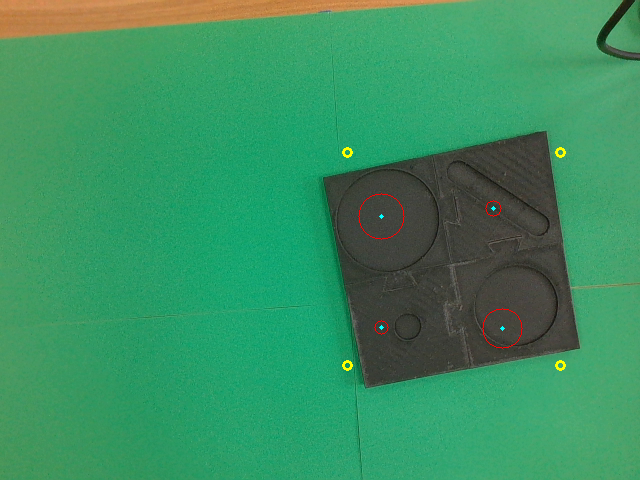
#> input picture ai_测试工具/工位帧/原图/pocketcheck_sample.png, 640 x 480 px, given in place of the camera
$ python live_preview.py
#> lines starting #> are read from the running program, lines starting #| are printed output that depends on the picture; after the words box and inside, x2 and y2 are one past the last pixel; in counts of white or black regions, pixels touching at a corner belong together
### assembly_vision/assemvision/config.py
# -*- coding: utf-8 -*-
"""配置加载：YAML 优先，没装 PyYAML 时自动退回 JSON（同名 .json）。

用法：
    cfg = load_config("config/camera.yaml")
    cfg.get("capture.fourcc")            # -> 'MJPG'
    cfg.get("ui.panel_ratio", 0.2)       # 带默认值
"""
from __future__ import annotations

import json
import os
from typing import Any, Dict, Optional

_UNSET = object()


class Config:
    """给嵌套 dict 加一点便利访问，不改变原始结构。"""

    def __init__(self, data: Optional[Dict[str, Any]] = None, path: str = "") -> None:
        self.data: Dict[str, Any] = data or {}
        self.path = path

    # ---------- 读取 ----------
    def get(self, dotted: str, default: Any = _UNSET) -> Any:
        cur: Any = self.data
        for key in dotted.split("."):
            if isinstance(cur, dict) and key in cur:
                cur = cur[key]
            else:
                if default is _UNSET:
                    raise KeyError("配置项不存在: %s（文件 %s）" % (dotted, self.path))
                return default
        return cur

    def __getitem__(self, dotted: str) -> Any:
        return self.get(dotted)

    # [18 lines left out: functions __contains__, set, not called in this run]

    def update(self, other: "Config") -> None:
        _deep_update(self.data, other.data)

    # [14 lines left out: function save, not called in this run]

    def __repr__(self) -> str:
        return "Config(%s)" % (self.path or "<inline>")


def _import_yaml():
    try:
        import yaml  # type: ignore
        return yaml
    except ImportError:
        return None


# [6 lines left out: function _deep_update, not called in this run]


def load_config(path: str, required: bool = True) -> Config:
    """加载配置。.yaml 需要 PyYAML；没有就尝试同目录同名 .json。"""
    if not os.path.exists(path):
        alt = os.path.splitext(path)[0] + ".json"
        if os.path.exists(alt):
            path = alt
        elif required:
            raise FileNotFoundError("配置文件不存在: %s（也没有 %s）" % (path, alt))
        else:
            return Config({}, path)

    if path.lower().endswith((".yaml", ".yml")):
        yaml = _import_yaml()
        if yaml is None:
            alt = os.path.splitext(path)[0] + ".json"
            if os.path.exists(alt):
                with open(alt, "r", encoding="utf-8") as f:
                    return Config(json.load(f), alt)
            raise ImportError(
                "读取 %s 需要 PyYAML。请执行：pip install PyYAML\n"
                "或者把配置改成同名 .json 文件。" % path)
        with open(path, "r", encoding="utf-8") as f:
            data = yaml.safe_load(f) or {}
    else:
        with open(path, "r", encoding="utf-8") as f:
            data = json.load(f)

    return Config(data, path)


# [7 lines left out: function merge, not called in this run]

### assembly_vision/assemvision/sources/uvc_stereo.py
# -*- coding: utf-8 -*-
"""真实双目相机（HBV-1714-2 S2.0）—— 输出单路 UVC 拼接图，用 cv2.VideoCapture 读。

三种采集方式预留说明（config/camera.yaml 的 capture.decoder）：
  full      先用这个：全尺寸 MJPG 解码，Pi 4B 约 15-25 ms/帧，分线程后不影响 30fps
  reduced2  TODO 需要从 V4L2 取裸 MJPEG 再用 cv2.imdecode(..., IMREAD_REDUCED_COLOR_2)
            解码开销只有全解的一半左右，且同一份裸流可解出两种分辨率。
            实现要点：用 fcntl.ioctl + VIDIOC_DQBUF 取 mmap 缓冲区，属底层操作，
            等整机跑通后再补。接口已经留好（_open_raw / _read_raw）。
"""
from __future__ import annotations

import os
import subprocess
import sys
from typing import Optional

import cv2
import numpy as np

from ..config import Config
from ..types import Frame
from .base import CameraSource, split_stereo

# 后端名 -> OpenCV 常量。★ 这是 Windows 上能不能出图的关键：
#   V4L2 是 Linux 专用接口，在 Windows 上 VideoCapture(0, CAP_V4L2) 必然 isOpened()=False。
#   实测（本机 OpenCV 4.12）：CAP_V4L2 -> False，CAP_DSHOW -> True。
_BACKENDS = {
    "v4l2": "CAP_V4L2",         # Linux
    "dshow": "CAP_DSHOW",       # Windows（DirectShow，本项目实测必须用这个）
    "msmf": "CAP_MSMF",         # Windows Media Foundation
    "any": "CAP_ANY",
}


def resolve_backend(name: str) -> int:
    """把配置里的后端名解析成 OpenCV 常量。"""
    key = str(name or "any").strip().lower()
    attr = _BACKENDS.get(key)
    if attr is None or not hasattr(cv2, attr):
        return cv2.CAP_ANY
    return int(getattr(cv2, attr))


def default_backend_name() -> str:
    """按当前平台给出合适的默认后端名。"""
    return "v4l2" if sys.platform.startswith("linux") else "dshow"


class UvcStereoSource(CameraSource):
    # [75 lines left out: functions __init__, _backend_name, open, read, close, not called in this run]

    @property
    def name(self) -> str:
        return "UvcStereoSource(device=%s)" % self.cfg.get("device", 0)

    # ── 开机自检：锁定相机控件 ────────────────────────────────
    # [33 lines left out: functions apply_locked_controls, _apply_controls_v4l2, not called in this run]

    # yaml 里的控件名 -> OpenCV 属性。None 表示 OpenCV 没有对应属性，只能提示手工设。
    _CTRL_TO_PROP = {
        "auto_exposure": ("CAP_PROP_AUTO_EXPOSURE", {1: 0.25, 0: 0.75}),
        "exposure_absolute": ("CAP_PROP_EXPOSURE", None),
        "gain": ("CAP_PROP_GAIN", None),
        "white_balance_automatic": ("CAP_PROP_AUTO_WB", {0: 0.0, 1: 1.0}),
        "white_balance_temperature": ("CAP_PROP_WB_TEMPERATURE", None),
    }

    # [59 lines left out: functions _apply_controls_opencv, _open_raw, not called in this run]

    def _read_raw(self) -> bytes:
        raise NotImplementedError

### assembly_vision/tools/live_preview.py
# -*- coding: utf-8 -*-
"""相机实时预览 —— 排查"打不开 / 没有画面 / 帧率异常"的第一件工具。

它只做一件事：打开相机，把画面显示出来，并在画面上实时打印
实际分辨率与实测帧率。用来快速回答：
    * 画面到底有没有？（"没有画面"最常见的原因是帧率太低，窗口空白）
    * 实测帧率是多少？（驱动回报的 CAP_PROP_FPS 经常是假的，必须实测）
    * 左右眼拼接对不对？（画面上画一条中缝线）

用法
    python tools/live_preview.py                    # 用 camera.yaml 的配置
    python tools/live_preview.py --mode 1280x720    # 强制某个拼接图分辨率
    python tools/live_preview.py --raw              # 显示不拆分的原始拼接图
    python tools/live_preview.py --save one.png     # 按 s 保存当前帧到指定文件

窗口按键：s = 保存一帧，r = 重置帧率统计，q / ESC = 退出
"""
from __future__ import annotations

import argparse
import os
import sys
import time

import cv2
import numpy as np

HERE = os.path.dirname(os.path.abspath(__file__))
ROOT = os.path.dirname(HERE)
sys.path.insert(0, ROOT)

from assemvision.imgio import imwrite_safe                       # noqa: E402
from assemvision.sources.base import split_stereo                # noqa: E402
from assemvision.sources.uvc_stereo import (default_backend_name,  # noqa: E402
                                            resolve_backend)


def main() -> int:
    ap = argparse.ArgumentParser("live_preview")
    ap.add_argument("--device", default=0)
    ap.add_argument("--backend", default="")
    ap.add_argument("--fourcc", default="MJPG")
    ap.add_argument("--mode", default="", help="拼接图分辨率，如 1280x720；默认读 camera.yaml")
    ap.add_argument("--fps", type=float, default=30.0)
    ap.add_argument("--raw", action="store_true", help="显示未拆分的原始拼接图")
    ap.add_argument("--save", default="preview.png")
    # ── 曝光与白平衡（★ 调阈值的先决条件）──────────────────────
    # 不锁死这两项，HSV 阈值会随光照漂移；而且相机默认的自动曝光
    # 在"桌面大面积白纸"这种场景下会严重过曝（实测灰度均值 245、66% 像素顶到 255）。
    ap.add_argument("--exposure", type=float, default=None,
                    help="手动曝光值（负数越小越暗）。不给=不改动")
    ap.add_argument("--gain", type=float, default=None, help="增益")
    ap.add_argument("--wb", type=float, default=None, help="白平衡色温 K")
    ap.add_argument("--no-auto", action="store_true",
                    help="关闭自动曝光与自动白平衡（建议开启）")
    # ★ 色彩补偿：本机实测相机的红通道偏弱（白参考 R/B≈0.74），画面偏青蓝。
    #   驱动拒绝了 WB_TEMPERATURE / AUTO_WB，改不动 ISP，只能在软件层补。
    #   1.0 = 不补；建议从 1.2 试起，边看边调，以"白纸看不出青"为准。
    ap.add_argument("--rgain", type=float, default=1.0, help="红通道增益（默认 1.0 不补）")
    ap.add_argument("--bgain", type=float, default=1.0, help="蓝通道增益（默认 1.0 不补）")
    args = ap.parse_args()

    # 默认从 camera.yaml 读分辨率与拼接方式，保持与正式运行一致
    w = h = 0
    cap_mode, left_index = "side_by_side", 0
    try:
        from assemvision.config import load_config
        cam = load_config(os.path.join(ROOT, "config", "camera.yaml"))
        w = int(cam.get("capture.width", 1280))
        h = int(cam.get("capture.height", 720))
        cap_mode = str(cam.get("capture.mode", "side_by_side"))
        left_index = int(cam.get("capture.left_index", 0))
    except Exception as e:                                     # noqa: BLE001
        print("[preview] 读 camera.yaml 失败（用默认 1280x720）:", e)
        w, h = 1280, 720
    if args.mode:
        try:
            w, h = (int(v) for v in args.mode.lower().replace("*", "x").split("x"))
        except Exception:                                      # noqa: BLE001
            print("--mode 格式不对，应为 1280x720")
            return 1

    backend_name = args.backend or default_backend_name()
    dev = int(args.device) if str(args.device).isdigit() else args.device

    print("=" * 70)
    print(" 打开相机: device=%r 后端=%s  FOURCC=%s  请求 %dx%d @%.0ffps"
          % (dev, backend_name, args.fourcc, w, h, args.fps))
    print("=" * 70)

    cap = cv2.VideoCapture(dev, resolve_backend(backend_name))
    if not cap.isOpened():
        print("★ 打不开相机。检查：")
        print("   1) 是否被其它程序占用（浏览器、会议软件、Windows 相机 App、其它 Python）")
        print("   2) 拔插一次 USB；换一个 USB 口（优先主板后置口，不要用 HUB）")
        print("   3) 线材是否插紧（这类相机松动会导致协商降到很低的速率）")
        return 1
    cap.set(cv2.CAP_PROP_FOURCC, cv2.VideoWriter_fourcc(*args.fourcc))
    cap.set(cv2.CAP_PROP_FRAME_WIDTH, w)
    cap.set(cv2.CAP_PROP_FRAME_HEIGHT, h)
    cap.set(cv2.CAP_PROP_FPS, args.fps)
    try:
        cap.set(cv2.CAP_PROP_BUFFERSIZE, 1)
    except Exception:                                          # noqa: BLE001
        pass
    time.sleep(0.6)

    # ── 曝光与白平衡 ───────────────────────────────────────────
    # ★ 为什么必须做：相机默认自动曝光在"桌面大面积白纸"下会严重过曝
    #   （实测灰度均值 245、66% 像素顶到 255、B/G 通道 97% 饱和，画面信息基本丢光）。
    #   而且 HSV 阈值全靠光照稳定，自动曝光/白平衡一动阈值就白标了。
    auto_exp = None
    if args.no_auto:
        try:
            if hasattr(cv2, "CAP_PROP_AUTO_EXPOSURE"):
                cap.set(cv2.CAP_PROP_AUTO_EXPOSURE, 0.25)   # 0.25=手动（DSHOW 约定）
            if hasattr(cv2, "CAP_PROP_AUTO_WB"):
                cap.set(cv2.CAP_PROP_AUTO_WB, 0.0)
        except Exception:                                      # noqa: BLE001
            pass
    if args.exposure is not None and hasattr(cv2, "CAP_PROP_EXPOSURE"):
        cap.set(cv2.CAP_PROP_EXPOSURE, float(args.exposure))
    if args.gain is not None and hasattr(cv2, "CAP_PROP_GAIN"):
        cap.set(cv2.CAP_PROP_GAIN, float(args.gain))
    if args.wb is not None and hasattr(cv2, "CAP_PROP_WB_TEMPERATURE"):
        cap.set(cv2.CAP_PROP_WB_TEMPERATURE, float(args.wb))
    exp_now = cap.get(cv2.CAP_PROP_EXPOSURE) if hasattr(cv2, "CAP_PROP_EXPOSURE") else 0.0
    time.sleep(0.4)
    # ★ 预热：改完曝光后相机要若干帧才生效，不丢几帧的话开头会是黑屏/过曝。
    #   标定脚本(_util.open_source)里同样有这一步，理由相同。
    for _ in range(12):
        cap.read()
    time.sleep(0.15)
    print("曝光: 手动=%s  当前 exposure=%s  gain=%s  WB=%s"
          % (bool(args.no_auto), exp_now,
             cap.get(cv2.CAP_PROP_GAIN) if hasattr(cv2, "CAP_PROP_GAIN") else "-",
             cap.get(cv2.CAP_PROP_WB_TEMPERATURE)
             if hasattr(cv2, "CAP_PROP_WB_TEMPERATURE") else "-"))

    aw = int(cap.get(cv2.CAP_PROP_FRAME_WIDTH))
    ah = int(cap.get(cv2.CAP_PROP_FRAME_HEIGHT))
    reported = float(cap.get(cv2.CAP_PROP_FPS))
    print("驱动回报: %dx%d @%.1f fps（★ 这个值经常是假的，以下面实测为准）"
          % (aw, ah, reported))

    win = "live preview  (s=save  [ ] = exposure  -/= gain  r=reset  q=quit)"
    cv2.namedWindow(win, cv2.WINDOW_NORMAL)
    cv2.resizeWindow(win, min(1280, max(640, aw)), min(800, max(360, ah)))

    n = 0
    t0 = time.time()
    fps = 0.0
    got_any = False
    exp_cur = float(args.exposure) if args.exposure is not None else -6.0
    gain_cur = float(args.gain) if args.gain is not None else 0.0
    while True:
        ok, frame = cap.read()
#> frame is the input picture: shape (480, 640, 3); mean B, G, R 96.8, 144.1, 57.9
        if not ok or frame is None:
            if not got_any:
                print("★ 打不开画面：read() 一直失败。拔插 USB、换口、关掉占用程序后重试。")
                break
            time.sleep(0.01)
            continue
        got_any = True
        n += 1
        # ── 软件色彩补偿（RGB 顺序：索引 2 是 R，索引 0 是 B）──
        if abs(args.rgain - 1.0) > 1e-6 or abs(args.bgain - 1.0) > 1e-6:
            frame = frame.astype(np.float32)
            frame[:, :, 2] = np.clip(frame[:, :, 2] * args.rgain, 0, 255)
            frame[:, :, 0] = np.clip(frame[:, :, 0] * args.bgain, 0, 255)
            frame = frame.astype(np.uint8)
        dt = time.time() - t0
        if dt >= 1.0:
            fps = n / dt
            n, t0 = 0, time.time()
            # ★ 低帧率必须显式提示：很多人以为"没有画面"，其实是 1 fps 的窗口还没刷新
            warn = "  ★★ 帧率异常低！" if fps < 5.0 else ""
            print("  实测 %.1f fps   实际分辨率 %dx%d%s" % (fps, frame.shape[1], frame.shape[0], warn))

        show = frame.copy()
        if not args.raw:
            # 画中缝，方便确认左右眼拼接是否正确
            if cap_mode == "side_by_side":
                cv2.line(show, (show.shape[1] // 2, 0), (show.shape[1] // 2, show.shape[0]),
                         (0, 0, 255), 1)
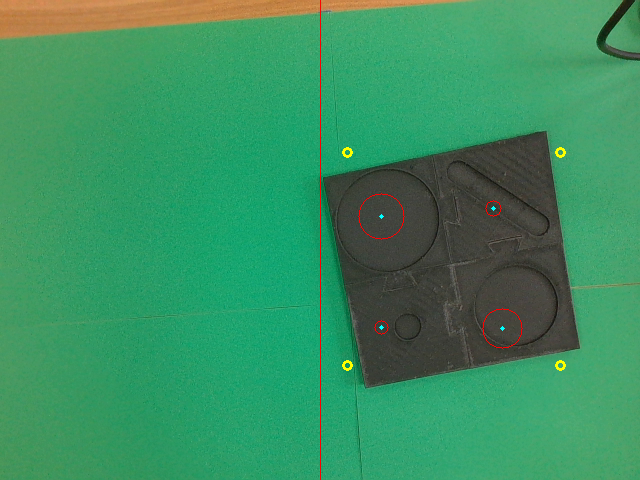
#> show: shape (480, 640, 3); 0.16% of pixels changed, all inside (x1, y1, x2, y2) = (320, 0, 321, 480)
            else:
                cv2.line(show, (0, show.shape[0] // 2), (show.shape[1], show.shape[0] // 2),
                         (0, 0, 255), 1)
        # ── 曝光自查：过曝是调阈值前必须先解决的问题 ──
        gray = cv2.cvtColor(frame, cv2.COLOR_BGR2GRAY)
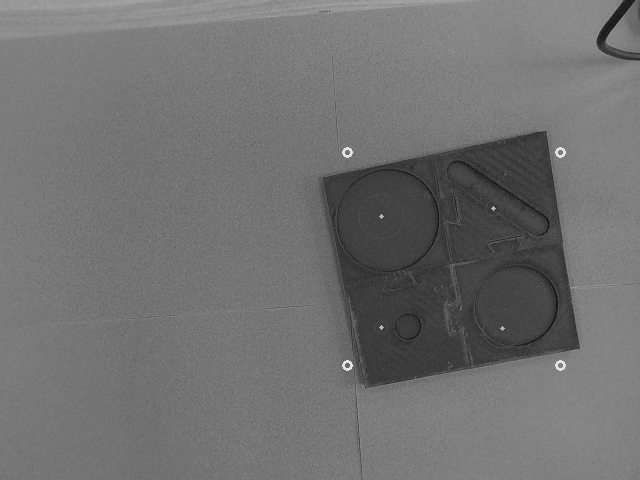
#> gray: shape (480, 640); min 17, max 226, mean 112.8
        mean_v = float(gray.mean())
        sat = float((gray >= 250).mean() * 100.0)
        warn_exp = ""
        if mean_v > 200 or sat > 30:
            warn_exp = "   ★★ 过曝！调小曝光（按 [ ）"
        txt = "%.1f fps  %dx%d  mean=%.0f sat=%.0f%%%s" % (
            fps, frame.shape[1], frame.shape[0], mean_v, sat, warn_exp)
        cv2.putText(show, txt, (12, 34), cv2.FONT_HERSHEY_SIMPLEX, 0.9,
                    (0, 0, 0), 5, cv2.LINE_AA)
        cv2.putText(show, txt, (12, 34), cv2.FONT_HERSHEY_SIMPLEX, 0.9,
                    (0, 255, 0), 2, cv2.LINE_AA)
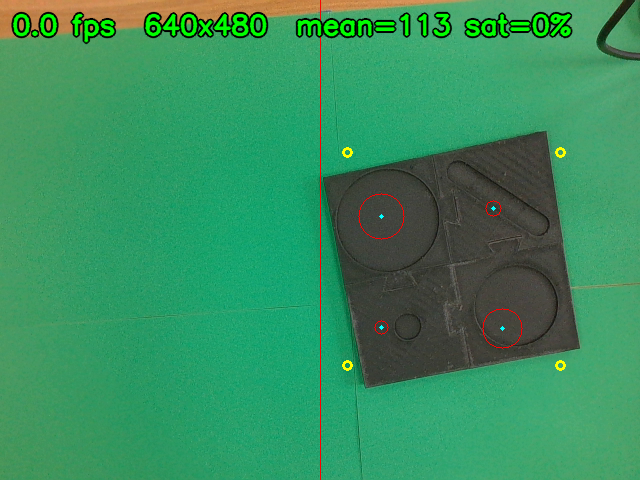
#> show: shape (480, 640, 3); mean B, G, R 93.9, 143.1, 55.5
        cv2.imshow(win, show)
        k = cv2.waitKey(1) & 0xFF
#> (key q is pressed here)
        if k in (27, ord("q")):
            break
        if k == ord("s"):
            p = args.save if os.path.isabs(args.save) else os.path.join(ROOT, "data", args.save)
            print("  已保存: %s" % p if imwrite_safe(p, frame) else "  保存失败: %s" % p)
        if k == ord("r"):
            n, t0 = 0, time.time()
            print("  帧率统计已重置")
        # ★ 曝光/增益实时微调：找到不过曝的值后记下来，写进 camera.yaml
        if k == ord("["):
            exp_cur -= 1.0
            cap.set(cv2.CAP_PROP_EXPOSURE, exp_cur)
            print("  曝光 -> %.1f" % exp_cur)
        if k == ord("]"):
            exp_cur += 1.0
            cap.set(cv2.CAP_PROP_EXPOSURE, exp_cur)
            print("  曝光 -> %.1f" % exp_cur)
        if k == ord("-"):
            gain_cur = max(0.0, gain_cur - 5.0)
            cap.set(cv2.CAP_PROP_GAIN, gain_cur)
            print("  增益 -> %.1f" % gain_cur)
        if k == ord("="):
            gain_cur += 5.0
            cap.set(cv2.CAP_PROP_GAIN, gain_cur)
            print("  增益 -> %.1f" % gain_cur)

    cap.release()
    cv2.destroyAllWindows()
    if got_any and fps < 5.0:
        print()
        print("★ 结论：能出图，但实测帧率只有 %.1f fps。" % fps)
        print("  驱动回报的 %.1f fps 是假的。按项目需求（去抖/取件事件）至少要 10 fps。" % reported)
        print("  处理顺序：① 拔插 USB ② 换主板后置口、不要用 HUB ③ 换一根短线 ④ 关掉占用程序")
    return 0


if __name__ == "__main__":
    raise SystemExit(main())
#> (the program exits here)
